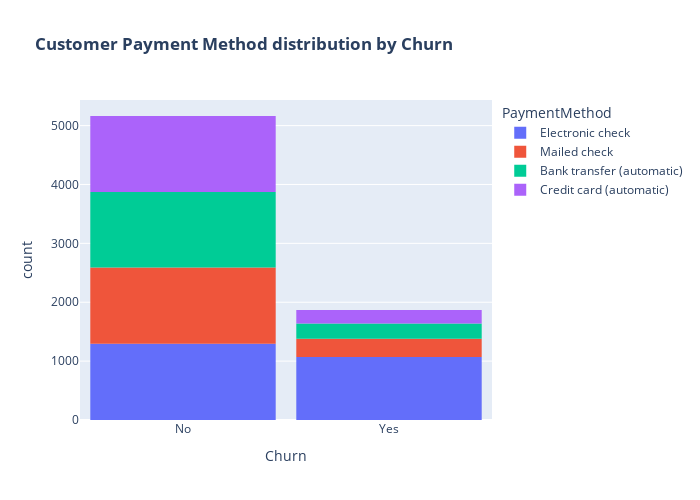

The code cell stored with this chart in its notebook:
### Code cell
fig = px.histogram(df, x="Churn", color="PaymentMethod", title="<b>Customer Payment Method distribution by Churn</b>")
fig.update_layout(width=700, height=500, bargap=0.1)
fig.show()

### Figure 1 — Plotly figure (JSON) as saved in the notebook; plotly's stock layout.template omitted (floating-point values rounded to 4 significant figures; data arrays with more than 128 entries replaced by an {"elided": "..."} marker saying what was removed)
{"data": [{"alignmentgroup": "True", "bingroup": "x", "hovertemplate": "PaymentMethod=Electronic check<br>Churn=%{x}<br>count=%{y}<extra></extra>", "legendgroup": "Electronic check", "marker": {"color": "#636efa", "pattern": {"shape": ""}}, "name": "Electronic check", "offsetgroup": "Electronic check", "orientation": "v", "showlegend": true, "type": "histogram", "x": {"elided": "2365 str values"}, "xaxis": "x", "yaxis": "y"}, {"alignmentgroup": "True", "bingroup": "x", "hovertemplate": "PaymentMethod=Mailed check<br>Churn=%{x}<br>count=%{y}<extra></extra>", "legendgroup": "Mailed check", "marker": {"color": "#EF553B", "pattern": {"shape": ""}}, "name": "Mailed check", "offsetgroup": "Mailed check", "orientation": "v", "showlegend": true, "type": "histogram", "x": {"elided": "1604 str values"}, "xaxis": "x", "yaxis": "y"}, {"alignmentgroup": "True", "bingroup": "x", "hovertemplate": "PaymentMethod=Bank transfer (automatic)<br>Churn=%{x}<br>count=%{y}<extra></extra>", "legendgroup": "Bank transfer (automatic)", "marker": {"color": "#00cc96", "pattern": {"shape": ""}}, "name": "Bank transfer (automatic)", "offsetgroup": "Bank transfer (automatic)", "orientation": "v", "showlegend": true, "type": "histogram", "x": {"elided": "1542 str values"}, "xaxis": "x", "yaxis": "y"}, {"alignmentgroup": "True", "bingroup": "x", "hovertemplate": "PaymentMethod=Credit card (automatic)<br>Churn=%{x}<br>count=%{y}<extra></extra>", "legendgroup": "Credit card (automatic)", "marker": {"color": "#ab63fa", "pattern": {"shape": ""}}, "name": "Credit card (automatic)", "offsetgroup": "Credit card (automatic)", "orientation": "v", "showlegend": true, "type": "histogram", "x": {"elided": "1521 str values"}, "xaxis": "x", "yaxis": "y"}], "layout": {"bargap": 0.1, "barmode": "relative", "height": 500, "legend": {"title": {"text": "PaymentMethod"}, "tracegroupgap": 0}, "title": {"text": "<b>Customer Payment Method distribution by Churn</b>"}, "width": 700, "xaxis": {"anchor": "y", "domain": [0, 1], "title": {"text": "Churn"}}, "yaxis": {"anchor": "x", "domain": [0, 1], "title": {"text": "count"}}}}
